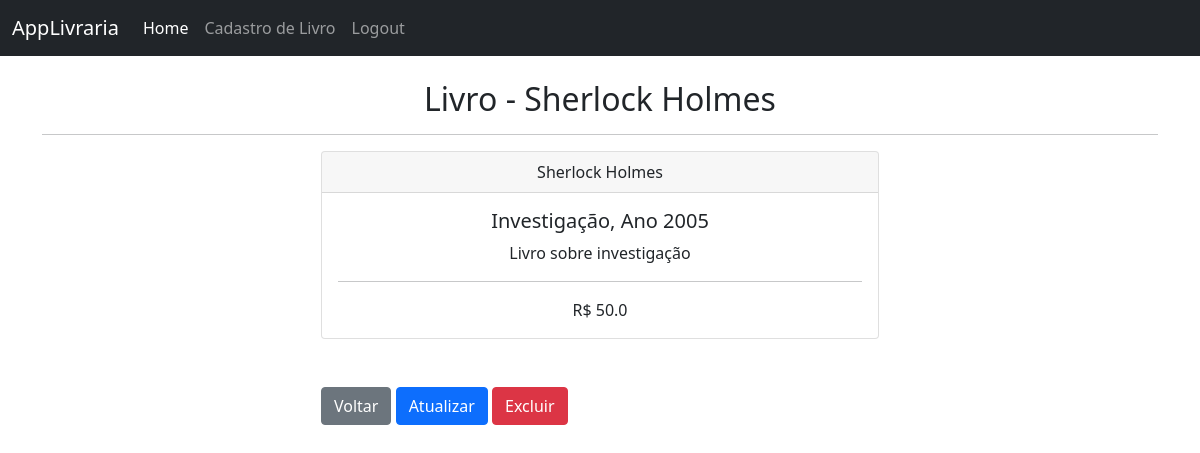
Screenshot of /book/3/ (signed in) with the database file from the repository.
### livraria/models.py (models this page shows, shortened)
class Book(models.Model):
    created_at = models.DateTimeField(auto_now_add=True)
    title = models.CharField(max_length=50)
    description = models.CharField(max_length=200)
    year = models.IntegerField()
    genre = models.CharField(max_length=30)
    value = models.FloatField()

### livraria/views.py (the view)
# urls.py: path('book/<int:id>/', book_detail, name='book'),
def book_detail(request, id):
    if request.user.is_authenticated:
        book = Book.objects.get(id=id)
        return render(request, 'book.html', {'book':book})
    else:
        messages.error(request, 'Você precisa estar logado!')
        return redirect('home')

### livraria/templates/book.html
{% extends 'base.html' %}
{% block content %}
     <h2 class="text-center"> Livro - {{book.title}}</h2>
     <hr>
     <div class="col-md-6 offset-md-3">
        <div class="card">
            <div class="card-header text-center">
                {{book.title}}
            </div>
            <div class="card-body text-center">
                <h5 class="card-title">{{book.genre}}, Ano {{book.year}}</h5>
                <p>{{book.description}}</p>
                <hr>
                <span>R$ {{book.value}}</span>
            </div>
        </div>
        <br><br>
        <a href="{% url 'home' %}" class="btn btn-secondary">Voltar</a>
        <a href="{% url 'update_book' book.id %}" class="btn btn-primary">Atualizar</a>
        <a href="{% url 'delete_book' book.id %}" class="btn btn-danger">Excluir</a>
     </div>
{% endblock %}

### rows the page displays
Book: title "Sherlock Holmes", genre "Investigação", year "2005", description "Livro sobre investigação", value "50.0"
